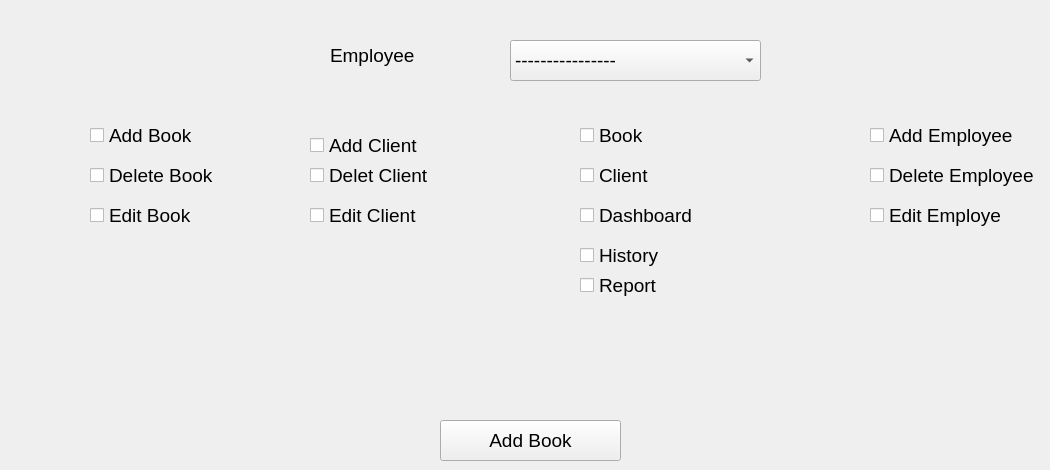
      <widget class="QWidget" name="tab_14">
       <attribute name="title">
        <string>Add Permession</string>
       </attribute>
       <widget class="QPushButton" name="pushButton_30">
        <property name="geometry">
         <rect>
          <x>440</x>
          <y>420</y>
          <width>181</width>
          <height>41</height>
         </rect>
        </property>
        <property name="font">
         <font>
          <family>Segoe UI</family>
          <pointsize>14</pointsize>
         </font>
        </property>
        <property name="text">
         <string>Add Book</string>
        </property>
       </widget>
       <widget class="QComboBox" name="comboBox_12">
        <property name="geometry">
         <rect>
          <x>510</x>
          <y>40</y>
          <width>251</width>
          <height>41</height>
         </rect>
        </property>
        <property name="font">
         <font>
          <family>Segoe UI</family>
          <pointsize>14</pointsize>
          <weight>50</weight>
          <bold>false</bold>
         </font>
        </property>
        <item>
         <property name="text">
          <string>----------------</string>
         </property>
        </item>
        <item>
         <property name="text">
          <string>Rent</string>
         </property>
        </item>
        <item>
         <property name="text">
          <string>Retrieve</string>
         </property>
        </item>
       </widget>
       <widget class="QLabel" name="label_50">
        <property name="geometry">
         <rect>
          <x>330</x>
          <y>40</y>
          <width>161</width>
          <height>31</height>
         </rect>
        </property>
        <property name="font">
         <font>
          <family>Segoe UI</family>
          <pointsize>14</pointsize>
         </font>
        </property>
        <property name="text">
         <string>Employee </string>
        </property>
       </widget>
       <widget class="QCheckBox" name="checkBox">
        <property name="geometry">
         <rect>
          <x>90</x>
          <y>120</y>
          <width>111</width>
          <height>31</height>
         </rect>
        </property>
        <property name="font">
         <font>
          <family>Segoe UI</family>
          <pointsize>14</pointsize>
         </font>
        </property>
        <property name="text">
         <string>Add Book</string>
        </property>
       </widget>
       <widget class="QCheckBox" name="checkBox_2">
        <property name="geometry">
         <rect>
          <x>90</x>
          <y>160</y>
          <width>131</width>
          <height>31</height>
         </rect>
        </property>
        <property name="font">
         <font>
          <family>Segoe UI</family>
          <pointsize>14</pointsize>
         </font>
        </property>
        <property name="text">
         <string>Delete Book</string>
        </property>
       </widget>
       <widget class="QCheckBox" name="checkBox_3">
        <property name="geometry">
         <rect>
          <x>90</x>
          <y>200</y>
          <width>111</width>
          <height>31</height>
         </rect>
        </property>
        <property name="font">
         <font>
          <family>Segoe UI</family>
          <pointsize>14</pointsize>
         </font>
        </property>
        <property name="text">
         <string>Edit Book</string>
        </property>
       </widget>
       <widget class="QCheckBox" name="checkBox_6">
        <property name="geometry">
         <rect>
          <x>310</x>
          <y>130</y>
          <width>121</width>
          <height>31</height>
         </rect>
        </property>
        <property name="font">
         <font>
          <family>Segoe UI</family>
          <pointsize>14</pointsize>
         </font>
        </property>
        <property name="text">
         <string>Add Client</string>
        </property>
       </widget>
       <widget class="QCheckBox" name="checkBox_4">
        <property name="geometry">
         <rect>
          <x>310</x>
          <y>160</y>
          <width>121</width>
          <height>31</height>
         </rect>
        </property>
        <property name="font">
         <font>
          <family>Segoe UI</family>
          <pointsize>14</pointsize>
         </font>
        </property>
        <property name="text">
         <string>Delet Client</string>
        </property>
       </widget>
       <widget class="QCheckBox" name="checkBox_8">
        <property name="geometry">
         <rect>
          <x>310</x>
          <y>200</y>
          <width>131</width>
          <height>31</height>
         </rect>
        </property>
        <property name="font">
         <font>
          <family>Segoe UI</family>
          <pointsize>14</pointsize>
         </font>
        </property>
        <property name="text">
         <string>Edit Client</string>
        </property>
       </widget>
       <widget class="QCheckBox" name="checkBox_11">
        <property name="geometry">
         <rect>
          <x>580</x>
          <y>270</y>
          <width>111</width>
          <height>31</height>
         </rect>
        </property>
        <property name="font">
         <font>
          <family>Segoe UI</family>
          <pointsize>14</pointsize>
         </font>
        </property>
        <property name="text">
         <string>Report</string>
        </property>
       </widget>
       <widget class="QCheckBox" name="checkBox_12">
        <property name="geometry">
         <rect>
          <x>580</x>
          <y>240</y>
          <width>111</width>
          <height>31</height>
         </rect>
        </property>
        <property name="font">
         <font>
          <family>Segoe UI</family>
          <pointsize>14</pointsize>
         </font>
        </property>
        <property name="text">
         <string>History</string>
        </property>
       </widget>
       <widget class="QCheckBox" name="checkBox_13">
        <property name="geometry">
         <rect>
          <x>580</x>
          <y>120</y>
          <width>111</width>
          <height>31</height>
         </rect>
        </property>
        <property name="font">
         <font>
          <family>Segoe UI</family>
          <pointsize>14</pointsize>
         </font>
        </property>
        <property name="text">
         <string>Book</string>
        </property>
       </widget>
       <widget class="QCheckBox" name="checkBox_14">
        <property name="geometry">
         <rect>
          <x>580</x>
          <y>200</y>
          <width>121</width>
          <height>31</height>
         </rect>
        </property>
        <property name="font">
         <font>
          <family>Segoe UI</family>
          <pointsize>14</pointsize>
         </font>
        </property>
        <property name="text">
         <string>Dashboard</string>
        </property>
       </widget>
       <widget class="QCheckBox" name="checkBox_15">
        <property name="geometry">
         <rect>
          <x>580</x>
          <y>160</y>
          <width>111</width>
          <height>31</height>
         </rect>
        </property>
        <property name="font">
         <font>
          <family>Segoe UI</family>
          <pointsize>14</pointsize>
         </font>
        </property>
        <property name="text">
         <string>Client </string>
        </property>
       </widget>
       <widget class="QCheckBox" name="checkBox_18">
        <property name="geometry">
         <rect>
          <x>870</x>
          <y>120</y>
          <width>161</width>
          <height>31</height>
         </rect>
        </property>
        <property name="font">
         <font>
          <family>Segoe UI</family>
          <pointsize>14</pointsize>
         </font>
        </property>
        <property name="text">
         <string>Add Employee</string>
        </property>
       </widget>
       <widget class="QCheckBox" name="checkBox_19">
        <property name="geometry">
         <rect>
          <x>870</x>
          <y>200</y>
          <width>171</width>
          <height>31</height>
         </rect>
        </property>
        <property name="font">
         <font>
          <family>Segoe UI</family>
          <pointsize>14</pointsize>
         </font>
        </property>
        <property name="text">
         <string>Edit Employe</string>
        </property>
       </widget>
       <widget class="QCheckBox" name="checkBox_20">
        <property name="geometry">
         <rect>
          <x>870</x>
          <y>160</y>
          <width>171</width>
          <height>31</height>
         </rect>
        </property>
        <property name="font">
         <font>
          <family>Segoe UI</family>
          <pointsize>14</pointsize>
         </font>
        </property>
        <property name="text">
         <string>Delete Employee</string>
        </property>
       </widget>
      </widget>
